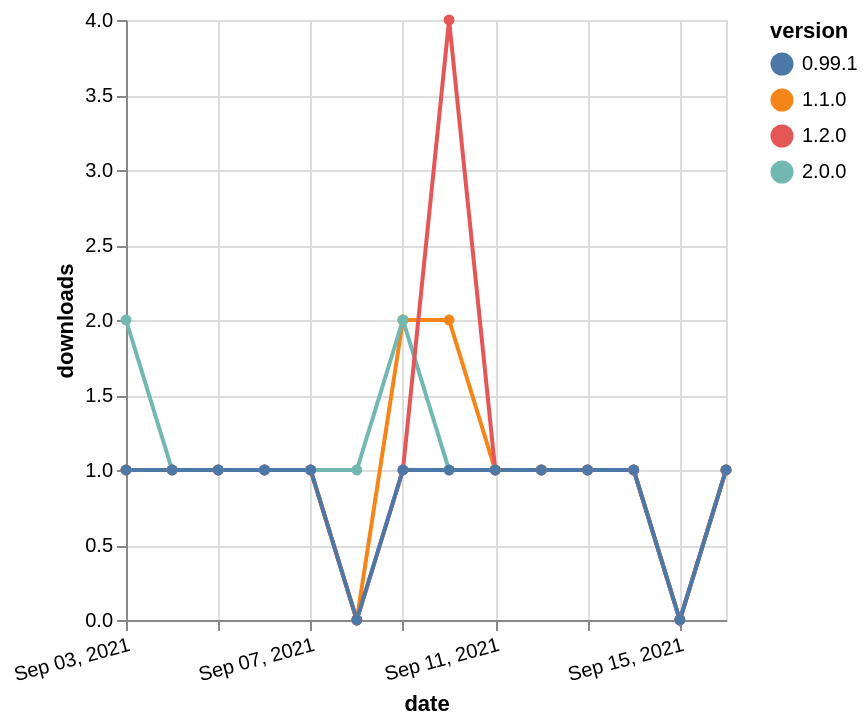

This figure's Vega-Lite source:
### Vega-Lite specification from a JSON file in a GitHub repository (floating-point values rounded to 4 significant figures)
{"$schema": "https://vega.github.io/schema/vega-lite/v5.json", "description": "A simple bar chart with embedded data.", "data": {"values": [{"date": "2021-09-03", "total": 174, "delta": 1, "version": "1.1.0"}, {"date": "2021-09-04", "total": 175, "delta": 1, "version": "1.1.0"}, {"date": "2021-09-05", "total": 176, "delta": 1, "version": "1.1.0"}, {"date": "2021-09-06", "total": 177, "delta": 1, "version": "1.1.0"}, {"date": "2021-09-07", "total": 178, "delta": 1, "version": "1.1.0"}, {"date": "2021-09-08", "total": 178, "delta": 0, "version": "1.1.0"}, {"date": "2021-09-09", "total": 180, "delta": 2, "version": "1.1.0"}, {"date": "2021-09-10", "total": 182, "delta": 2, "version": "1.1.0"}, {"date": "2021-09-11", "total": 183, "delta": 1, "version": "1.1.0"}, {"date": "2021-09-12", "total": 184, "delta": 1, "version": "1.1.0"}, {"date": "2021-09-13", "total": 185, "delta": 1, "version": "1.1.0"}, {"date": "2021-09-14", "total": 186, "delta": 1, "version": "1.1.0"}, {"date": "2021-09-15", "total": 186, "delta": 0, "version": "1.1.0"}, {"date": "2021-09-16", "total": 187, "delta": 1, "version": "1.1.0"}, {"date": "2021-09-03", "total": 113, "delta": 2, "version": "2.0.0"}, {"date": "2021-09-04", "total": 114, "delta": 1, "version": "2.0.0"}, {"date": "2021-09-05", "total": 115, "delta": 1, "version": "2.0.0"}, {"date": "2021-09-06", "total": 116, "delta": 1, "version": "2.0.0"}, {"date": "2021-09-07", "total": 117, "delta": 1, "version": "2.0.0"}, {"date": "2021-09-08", "total": 118, "delta": 1, "version": "2.0.0"}, {"date": "2021-09-09", "total": 120, "delta": 2, "version": "2.0.0"}, {"date": "2021-09-10", "total": 121, "delta": 1, "version": "2.0.0"}, {"date": "2021-09-11", "total": 122, "delta": 1, "version": "2.0.0"}, {"date": "2021-09-12", "total": 123, "delta": 1, "version": "2.0.0"}, {"date": "2021-09-13", "total": 124, "delta": 1, "version": "2.0.0"}, {"date": "2021-09-14", "total": 125, "delta": 1, "version": "2.0.0"}, {"date": "2021-09-15", "total": 125, "delta": 0, "version": "2.0.0"}, {"date": "2021-09-16", "total": 126, "delta": 1, "version": "2.0.0"}, {"date": "2021-09-03", "total": 307, "delta": 1, "version": "1.2.0"}, {"date": "2021-09-04", "total": 308, "delta": 1, "version": "1.2.0"}, {"date": "2021-09-05", "total": 309, "delta": 1, "version": "1.2.0"}, {"date": "2021-09-06", "total": 310, "delta": 1, "version": "1.2.0"}, {"date": "2021-09-07", "total": 311, "delta": 1, "version": "1.2.0"}, {"date": "2021-09-08", "total": 311, "delta": 0, "version": "1.2.0"}, {"date": "2021-09-09", "total": 312, "delta": 1, "version": "1.2.0"}, {"date": "2021-09-10", "total": 316, "delta": 4, "version": "1.2.0"}, {"date": "2021-09-11", "total": 317, "delta": 1, "version": "1.2.0"}, {"date": "2021-09-12", "total": 318, "delta": 1, "version": "1.2.0"}, {"date": "2021-09-13", "total": 319, "delta": 1, "version": "1.2.0"}, {"date": "2021-09-14", "total": 320, "delta": 1, "version": "1.2.0"}, {"date": "2021-09-15", "total": 320, "delta": 0, "version": "1.2.0"}, {"date": "2021-09-16", "total": 321, "delta": 1, "version": "1.2.0"}, {"date": "2021-09-03", "total": 220, "delta": 1, "version": "0.99.1"}, {"date": "2021-09-04", "total": 221, "delta": 1, "version": "0.99.1"}, {"date": "2021-09-05", "total": 222, "delta": 1, "version": "0.99.1"}, {"date": "2021-09-06", "total": 223, "delta": 1, "version": "0.99.1"}, {"date": "2021-09-07", "total": 224, "delta": 1, "version": "0.99.1"}, {"date": "2021-09-08", "total": 224, "delta": 0, "version": "0.99.1"}, {"date": "2021-09-09", "total": 225, "delta": 1, "version": "0.99.1"}, {"date": "2021-09-10", "total": 226, "delta": 1, "version": "0.99.1"}, {"date": "2021-09-11", "total": 227, "delta": 1, "version": "0.99.1"}, {"date": "2021-09-12", "total": 228, "delta": 1, "version": "0.99.1"}, {"date": "2021-09-13", "total": 229, "delta": 1, "version": "0.99.1"}, {"date": "2021-09-14", "total": 230, "delta": 1, "version": "0.99.1"}, {"date": "2021-09-15", "total": 230, "delta": 0, "version": "0.99.1"}, {"date": "2021-09-16", "total": 231, "delta": 1, "version": "0.99.1"}]}, "width": "container", "mark": {"type": "line", "point": {"filled": true}}, "encoding": {"x": {"field": "date", "type": "temporal", "timeUnit": "yearmonthdate", "title": "date", "axis": {"labelAngle": -15}}, "y": {"field": "delta", "type": "quantitative", "title": "downloads"}, "color": {"field": "version", "type": "nominal"}, "tooltip": {"field": "delta"}}}
